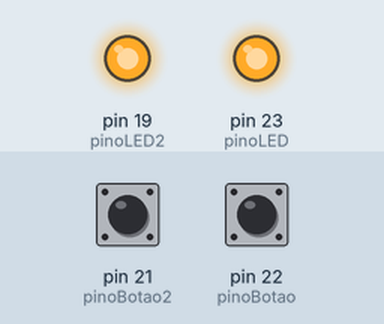
Recording of a sketch running on a simulated Arduino Mega 2560, built with avr-gcc and run on an emulated ATmega2560. On the bench: output pins drawn as LEDs (lit = HIGH). The test bench sets the inputs (shaded band); at power-on: pin 21 (pinoBotao2) HIGH, pin 22 (pinoBotao) HIGH.

Above: at 1.2 s.
1.3 s: pin 21 (pinoBotao2) pulled LOW for 0.15 s
At 1.37 s:
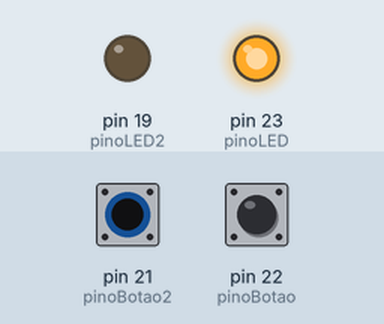
2.9 s: pin 22 (pinoBotao) pulled LOW for 0.15 s
At 2.97 s:
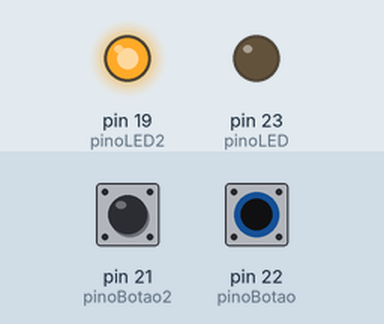
4.5 s: pin 22 (pinoBotao) pulled LOW for 3.2 s
At 8.2 s:
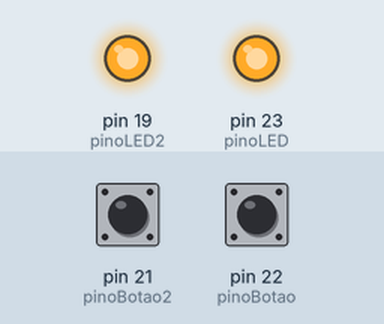
9.2 s: pin 21 (pinoBotao2) pulled LOW for 3.2 s
At 10.6 s:
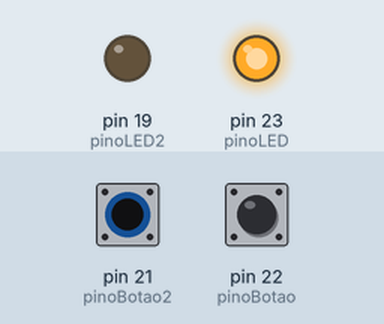
13.9 s: pin 21 (pinoBotao2) driven LOW and pin 22 (pinoBotao) driven LOW
At 15.3 s:
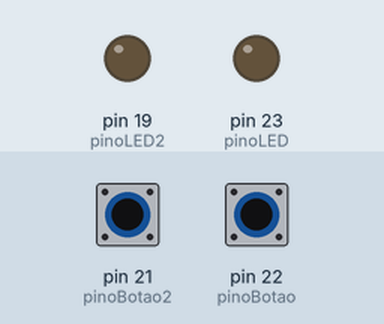
Timing chart, 0 to 16.4 s (numbered marks = the images above; inputs shaded):
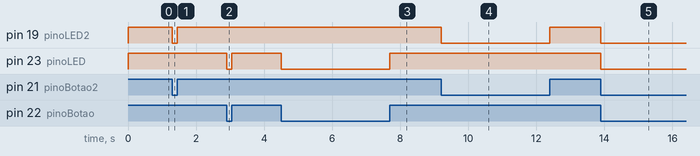

The sketch:

05_Exercicio_04.ino
```cpp
int pinoLED = 23;
int pinoBotao = 22;
int pinoLED2 = 19;
int pinoBotao2 = 21;

void setup() {
  pinMode(pinoLED, OUTPUT);
  pinMode(pinoLED2, OUTPUT);
  pinMode(pinoBotao, INPUT_PULLUP);
  pinMode(pinoBotao2, INPUT_PULLUP);
}

void loop() {
  int valorBotao = digitalRead(pinoBotao);
  if (valorBotao == HIGH) {
    digitalWrite(pinoLED, HIGH);
  } else {
    digitalWrite(pinoLED, LOW);
  }

  int valorBotao2 = digitalRead(pinoBotao2);
  if (valorBotao2 == HIGH) {
    digitalWrite(pinoLED2, HIGH);
  } else {
    digitalWrite(pinoLED2, LOW);
  }
}
```

Measured:
- after the input at 1.3 s, pin 19 (pinoLED2): HIGH → LOW at once, → HIGH 0.15 s later
- after the input at 2.9 s, pin 23 (pinoLED): HIGH → LOW at once, → HIGH 0.15 s later
- after the input at 4.5 s, pin 23 (pinoLED): HIGH → LOW at once, → HIGH 3.2 s later
- after the input at 9.2 s, pin 19 (pinoLED2): HIGH → LOW at once, → HIGH 3.2 s later
- after the input at 13.9 s, pin 19 (pinoLED2), pin 23 (pinoLED): HIGH → LOW at once
